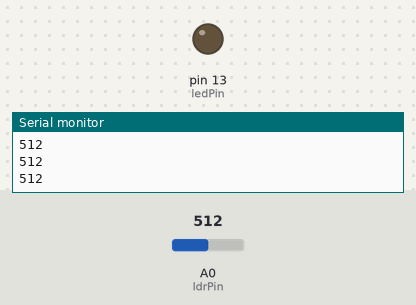
This sketch was run on a simulated Arduino Uno, built with avr-gcc and run on an emulated ATmega328P. Parts: output pins drawn as LEDs (lit = HIGH), the last lines printed to the serial monitor. Dashed ring = blinking. The test bench sets the inputs (shaded band); at power-on: A0 (ldrPin) = 512.

Above: at 1.2 s.
1.3 s: A0 (ldrPin) set to 28
2.8 s: A0 (ldrPin) set to 22
At 3.6 s:
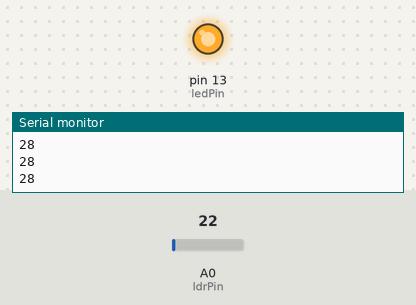
5.8 s: A0 (ldrPin) set to 122
At 6.3 s:
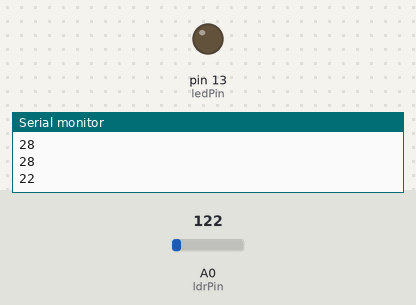
7.3 s: A0 (ldrPin) set to 15
At 8.1 s:
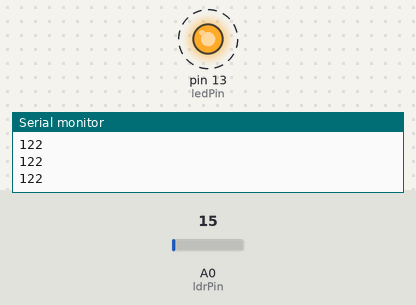
Timing chart, 0 to 11.3 s (numbered marks = the images above; inputs shaded):
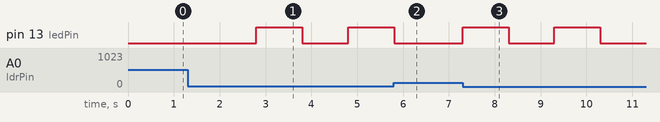

The sketch:

sketch_dec16a.ino
```cpp
const int ledPin = 13;

const int ldrPin = A0;
int value = 0;
void setup() {
  Serial.begin(9600);
  pinMode(ledPin, OUTPUT);
  pinMode(ldrPin, INPUT);
}

void loop() {
  int ldrStatus = analogRead(ldrPin);
  value = analogRead(ldrPin);
  if (value <= 25) {
    digitalWrite(ledPin, HIGH);
    delay(1000);
    digitalWrite(ledPin, LOW);
    delay(1000);
    Serial.println(value);
  }else {
    digitalWrite(ledPin, LOW);
    Serial.println(value);
  }
}
```

Measured:
- the behaviour switches between 26 and 25 on A0 (ldrPin) (found by bisection; images 0 and 1)
- after the input at 2.8 s, pin 13 (ledPin): LOW → HIGH at once, → LOW 1.0 s later, → HIGH 1.0 s later
- after the input at 5.8 s, pin 13 (ledPin): goes on until 5.8 s, then stays LOW
- after the input at 7.3 s, pin 13 (ledPin): alternates HIGH for 1.0 s and LOW for 1.0 s, starting at once
